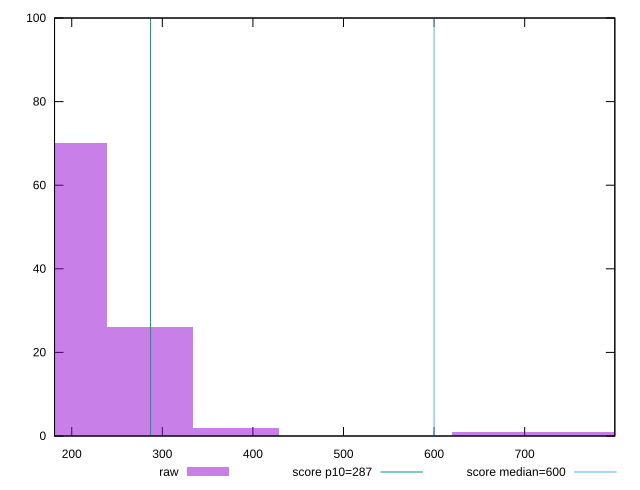

Here is the gnuplot script that generated this plot:
reset

$raw <<EOF
667.7729681706459 1
763.1691064807382 1
286.1884149302768 26
190.79227662018454 70
381.5845532403691 2
EOF

set key outside below
set boxwidth 95.39613831009227
set xrange [181:799.4999999999991]
set yrange [0:100]
set trange [0:100]
set style fill transparent solid 0.5 noborder

set parametric
set terminal svg size 640, 490 enhanced background rgb 'white'
set output "report_00016_2021-02-10T13-31-48.338Z/total-blocking-time/samples/pages/raw/histogram.svg"

plot $raw title "raw" with boxes, \
     287,t title "score p10=287", \
     600,t title "score median=600"

reset
